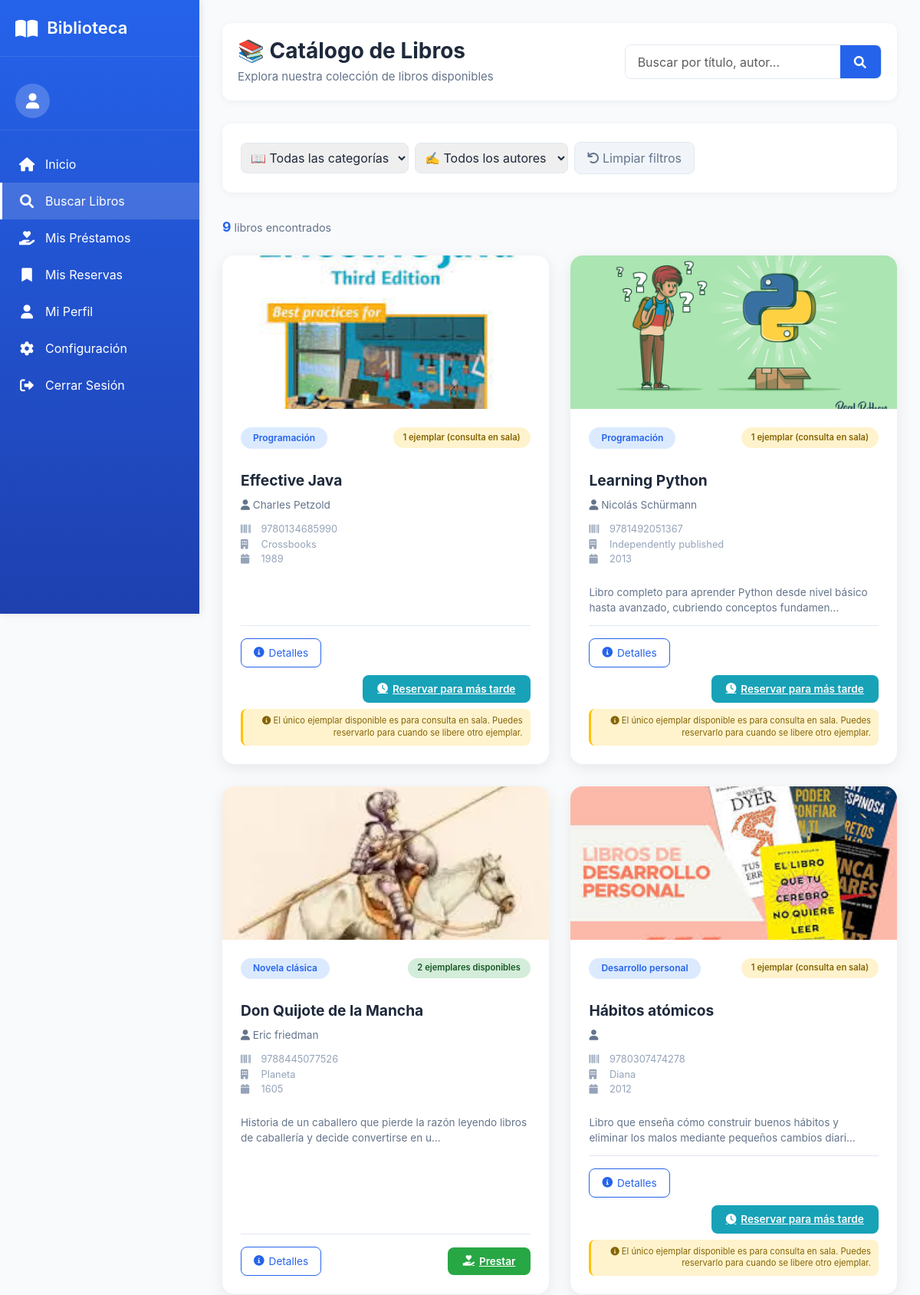
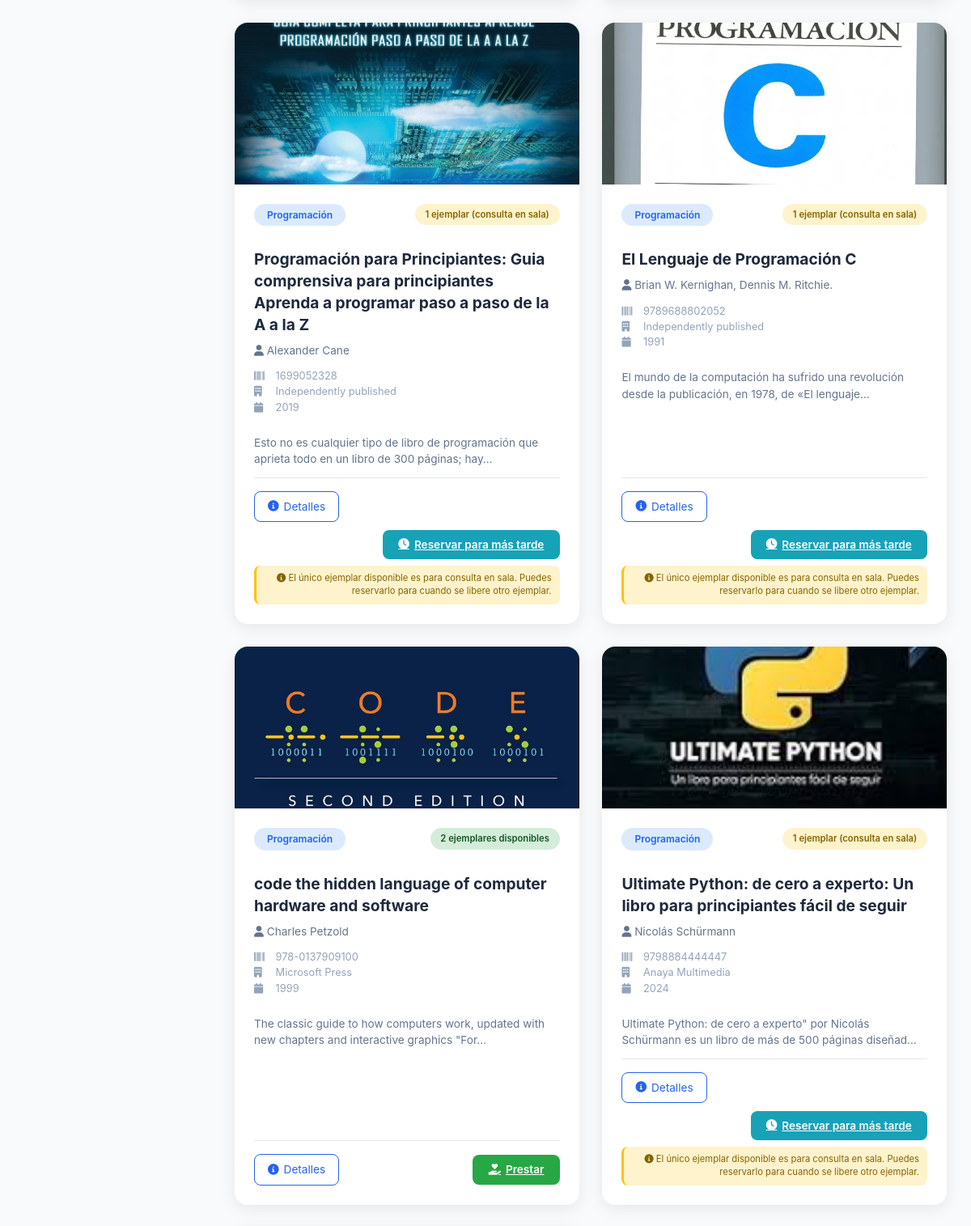
Screenshot of /catalogo/ (upper part) with the database file from the repository (2 pictures, top to bottom).
### catalogo/models.py (models this page shows, shortened)
class Categoria(models.Model):
    nombre = models.CharField(
        max_length=100,
        unique=True,
        verbose_name="Nombre de la categoría"
    )
    class Meta:
        verbose_name = "Categoría"
        verbose_name_plural = "Categorías"
        ordering = ['nombre']

class Libro(models.Model):
    activo = models.BooleanField(default=True, verbose_name="Activo")
    """Libros del catálogo"""
    isbn = models.CharField(
        max_length=20,
        unique=True,
        verbose_name="ISBN"
    )
    titulo = models.CharField(
        max_length=200,
        verbose_name="Título"
    )
    anio_publicacion = models.IntegerField(
        blank=True,
        null=True,
        verbose_name="Año de publicación"
    )
    descripcion = models.TextField(
        blank=True,
        null=True,
        verbose_name="Descripción / Sinopsis",
        help_text="Breve descripción o sinopsis del libro"
    )
    editorial = models.ForeignKey(
        Editorial,
        on_delete=models.PROTECT,
        verbose_name="Editorial"
    )
    categoria = models.ForeignKey(
        Categoria,
        on_delete=models.PROTECT,
        verbose_name="Categoría"
    )
    autores = models.ManyToManyField(
        Autor,
        through='LibroAutor',
        verbose_name="Autores"
    )
    imagen = models.ImageField(
        upload_to='libros/',
        blank=True,
        null=True,
        verbose_name="Imagen de tapa"
    )
    cantidad_total = models.IntegerField(
        default=0,
        verbose_name="Total de ejemplares"
    )
    inventario_disponible = models.IntegerField(
        default=0,
        verbose_name="Ejemplares disponibles"
    )
    class Meta:
        verbose_name = "Libro"
        verbose_name_plural = "Libros"

class Autor(models.Model):
    nombre = models.CharField(max_length=100)
    apellido = models.CharField(max_length=100)
    class Meta:
        verbose_name = "Autor"
        verbose_name_plural = "Autores"
    @property
    def nombre_completo(self):
        return f"{self.nombre} {self.apellido}"

class Editorial(models.Model):
    nombre = models.CharField(
        max_length=100,
        unique=True,
        verbose_name="Nombre de la editorial"
    )
    class Meta:
        verbose_name = "Editorial"
        verbose_name_plural = "Editoriales"

### catalogo/views.py (the view)
# urls.py: path('', views.catalogo_lista, name='catalogo_lista'),
def catalogo_lista(request):
    libros = Libro.objects.filter(
        activo=True,
        ejemplares__isnull=False
    ).distinct().order_by('-id')
    categorias = Categoria.objects.all()
    autores = Autor.objects.all()
    categoria_id = request.GET.get('categoria')
    autor_id = request.GET.get('autor')
    busqueda = request.GET.get('q')
    if categoria_id:
        libros = libros.filter(categoria_id=categoria_id)
    if autor_id:
        libros = libros.filter(autores__id=autor_id)
    if busqueda:
        libros = libros.filter(titulo__icontains=busqueda) | \
                 libros.filter(autores__nombre__icontains=busqueda) | \
                 libros.filter(autores__apellido__icontains=busqueda)
    libros_con_stock = []
    for libro in libros:
        total = Ejemplar.objects.filter(libro=libro).count()
        disponibles = Ejemplar.objects.filter(libro=libro, disponibilidad='DISPONIBLE').count()
        libro_data = {
            'id': libro.id,
            'isbn': libro.isbn,
            'titulo': libro.titulo,
            'anio_publicacion': libro.anio_publicacion,
            'descripcion': libro.descripcion,
            'editorial': libro.editorial,
            'categoria': libro.categoria,
            'autores': libro.autores.all(),
            'imagen': libro.imagen,
            'ejemplares_totales': total,
            'ejemplares_disponibles': disponibles,
            'primer_ejemplar_disponible': Ejemplar.objects.filter(
                libro=libro,
                disponibilidad='DISPONIBLE'
            ).first(),
            'activo': libro.activo,
        }
        libros_con_stock.append(libro_data)
    context = {
        'libros': libros_con_stock,
        'categorias': categorias,
        'autores': autores,
    }
    return render(request, 'catalogo/lista.html', context)

### templates/catalogo/lista.html (shortened to what this page needs)
{% extends 'base/menu_usuario.html' %}
{% load static %}
{% block main_content %}
<div class="content-header">
    <div class="page-title">
        <h1>📚 Catálogo de Libros</h1>
        <p>Explora nuestra colección de libros disponibles</p>
    </div>
    <div class="search-box">
        <form method="get" class="d-flex">
            <div class="input-group">
                <input type="text" name="q" class="form-control" placeholder="Buscar por título, autor..." value="{{ request.GET.q }}">
                <button type="submit">
                    <i class="fas fa-search"></i>
                </button>
            </div>
        </form>
    </div>
</div>
<div class="filtros-container">
    <form method="get" id="filtros-form" class="d-flex gap-2 flex-wrap align-items-center w-100">
        <select name="categoria" class="filtro-select" onchange="this.form.submit()">
            <option value="">📖 Todas las categorías</option>
        </select>
        <select name="autor" class="filtro-select" onchange="this.form.submit()">
            <option value="">✍️ Todos los autores</option>
        </select>
        <a href="{% url 'catalogo_lista' %}" class="btn-limpiar">
            <i class="fas fa-undo me-1"></i>Limpiar filtros
        </a>
    </form>
</div>
<div class="result-count">
    <strong>{{ libros|length }}</strong> libros encontrados
</div>
<div class="libros-grid">
    {% for libro in libros %}
        <div class="card-libro">
            {% if libro.imagen %}
                <img src="{{ libro.imagen.url }}" class="card-img-top" alt="{{ libro.titulo }}">
            {% else %}
                <img src="https://via.placeholder.com/350x200?text=Sin+imagen" class="card-img-top" alt="Sin imagen">
            {% endif %}
            <div class="card-body">
                <div class="d-flex justify-content-between align-items-start mb-3">
                    <span class="categoria-badge">{{ libro.categoria.nombre }}</span>
                    {% if libro.ejemplares_disponibles >= 2 %}
                        <span class="stock-badge stock-disponible">{{ libro.ejemplares_disponibles }} ejemplares disponibles</span>
                    {% elif libro.ejemplares_disponibles == 1 %}
                        <span class="stock-badge stock-consulta">1 ejemplar (consulta en sala)</span>
                    {% else %}
                        <span class="stock-badge stock-no">Sin ejemplares disponibles</span>
                    {% endif %}
                </div>
                <h3 class="card-title">{{ libro.titulo }}</h3>
                <div class="card-autores">
                    <i class="fas fa-user"></i>
                    {% for autor in libro.autores %}
                        {{ autor.nombre_completo }}{% if not forloop.last %}, {% endif %}
                    {% endfor %}
                </div>
                <div class="card-detalles">
                    <div><i class="fas fa-barcode"></i> {{ libro.isbn }}</div>
                    <div><i class="fas fa-building"></i> {{ libro.editorial.nombre }}</div>
                    {% if libro.anio_publicacion %}
                        <div><i class="fas fa-calendar"></i> {{ libro.anio_publicacion }}</div>
                    {% endif %}
                </div>
                {% if libro.descripcion %}
                    <div class="descripcion-corta">
                        {{ libro.descripcion|truncatechars:100 }}
                    </div>
                {% endif %}
                <div class="acciones-container">
                    <a href="{% url 'catalogo_detalle' libro.id %}" class="btn-detalles">
                        <i class="fas fa-info-circle"></i> Detalles
                    </a>
                    {% if libro.ejemplares_disponibles >= 2 %}
                        {% if libro.primer_ejemplar_disponible %}
                            <a href="{% url 'registrar_prestamo_usuario' libro.primer_ejemplar_disponible.id %}" class="btn-prestar">
                                <i class="fas fa-hand-holding-heart"></i> Prestar
                            </a>
                        {% endif %}
                    {% elif libro.ejemplares_disponibles == 1 %}
                        <div class="text-end">
                            <a href="{% url 'reservar_libro' libro.id %}" class="btn-reservar-consulta">
                                <i class="fas fa-clock"></i> Reservar para más tarde
                            </a>
                            <div class="mensaje-consulta">
                                <i class="fas fa-info-circle"></i>
                                El único ejemplar disponible es para consulta en sala. Puedes reservarlo para cuando se libere otro ejemplar.
                            </div>
                        </div>
                    {% elif libro.ejemplares_disponibles == 0 %}
                        <a href="{% url 'reservar_libro' libro.id %}" class="btn-reservar">
                            <i class="fas fa-bookmark"></i> Reservar
                        </a>
                    {% else %}
                        <button class="btn-detalles" disabled style="background: #6c757d; color: white; opacity: 0.6; cursor: not-allowed;">
                            <i class="fas fa-ban"></i> No disponible
                        </button>
                    {% endif %}
                </div>
            </div>
        </div>
    {% empty %}
        <div class="text-center py-5" style="grid-column: 1/-1;">
            <i class="fas fa-book-open" style="font-size: 4rem; color: #ccc;"></i>
            <h3 class="mt-3">No se encontraron libros</h3>
            <p class="text-muted">Probá con otros filtros o términos de búsqueda</p>
        </div>
    {% endfor %}
</div>
{% endblock %}

### templates/base/menu_usuario.html (style rules this page uses)
:root { --primary-blue: #2563eb; --dark-blue: #1e40af; --light-blue: #dbeafe; --text-dark: #1e293b; --text-light: #64748b; --sidebar-width: 260px; }
* { margin: 0; padding: 0; box-sizing: border-box; }
body { background-color: #f8fafc; font-family: 'Inter', -apple-system, BlinkMacSystemFont, sans-serif; color: var(--text-dark); display: flex; min-height: 100vh; }
.content-header { display: flex; justify-content: space-between; align-items: center; margin-bottom: 30px; background: white; padding: 20px; border-radius: 12px; box-shadow: 0 2px 10px rgba(0,0,0,0.05); }
.page-title h1 { font-size: 28px; font-weight: 700; color: var(--text-dark); margin-bottom: 5px; }
.page-title p { color: var(--text-light); font-size: 15px; margin: 0; }

### templates/catalogo/lista.html (style rules this page uses)
.search-box { max-width: 400px; }
.search-box .input-group { border-radius: 8px; overflow: hidden; border: 1px solid #e2e8f0; }
.search-box input { border: none; padding: 0.6rem 1rem; }
.search-box button { background: var(--primary-blue); color: white; border: none; padding: 0.6rem 1.2rem; }
.filtros-container { display: flex; gap: 1rem; flex-wrap: wrap; align-items: center; background: white; padding: 1.5rem; border-radius: 12px; margin-bottom: 2rem; box-shadow: 0 2px 10px rgba(0,0,0,0.05); }
.filtro-select { min-width: 200px; padding: 0.5rem; border: 1px solid #e2e8f0; border-radius: 8px; color: var(--text-dark); }
.btn-limpiar { background: #f1f5f9; color: var(--text-light); border: 1px solid #e2e8f0; padding: 0.5rem 1rem; border-radius: 8px; text-decoration: none; transition: all 0.3s; }
.libros-grid { display: grid; grid-template-columns: repeat(auto-fill, minmax(350px, 1fr)); gap: 1.8rem; margin-top: 1.5rem; }
.card-libro { border: none; border-radius: 16px; box-shadow: 0 5px 20px rgba(0,0,0,0.08); transition: all 0.3s; background: white; overflow: hidden; display: flex; flex-direction: column; }
.card-libro img { width: 100%; height: 200px; object-fit: cover; }
.card-body { padding: 1.5rem; flex: 1; display: flex; flex-direction: column; }
.categoria-badge { background: var(--light-blue); color: var(--primary-blue); padding: 0.3rem 1rem; border-radius: 20px; font-size: 0.75rem; font-weight: 600; display: inline-block; }
.card-title { color: var(--text-dark); font-weight: 700; margin: 0.75rem 0 0.5rem; font-size: 1.2rem; line-height: 1.4; }
.card-autores { color: var(--text-light); font-size: 0.85rem; margin-bottom: 0.75rem; }
.card-detalles { font-size: 0.8rem; color: #94a3b8; margin-bottom: 0.75rem; }
.card-detalles i { width: 18px; margin-right: 5px; }
.descripcion-corta { font-size: 0.85rem; color: var(--text-light); margin: 0.75rem 0; line-height: 1.5; }
.btn-detalles { background: white; border: 1px solid var(--primary-blue); color: var(--primary-blue); padding: 0.5rem 1rem; border-radius: 8px; text-decoration: none; font-size: 0.85rem; transition: all 0.3s; display: inline-flex; align-items: center; gap: 6px; }
.btn-prestar { background: #28a745; color: white; border: none; padding: 0.5rem 1.2rem; border-radius: 8px; font-weight: 600; font-size: 0.85rem; transition: all 0.3s; display: inline-flex; align-items: center; gap: 6px; }
.btn-reservar-consulta { background: #17a2b8; color: white; border: none; padding: 0.5rem 1.2rem; border-radius: 8px; font-weight: 600; font-size: 0.85rem; transition: all 0.3s; display: inline-flex; align-items: center; gap: 6px; }
.result-count { color: var(--text-light); margin-bottom: 1rem; font-size: 0.9rem; }
.result-count strong { color: var(--primary-blue); font-size: 1.1rem; }
.mensaje-consulta { font-size: 0.7rem; color: #856404; background: #fff3cd; padding: 8px 10px; border-radius: 8px; margin-top: 8px; border-left: 3px solid #ffc107; line-height: 1.4; }
.acciones-container { margin-top: auto; padding-top: 1rem; border-top: 1px solid #e2e8f0; display: flex; justify-content: space-between; align-items: center; flex-wrap: wrap; gap: 10px; }
.stock-badge { font-size: 0.7rem; font-weight: 600; padding: 0.3rem 0.8rem; border-radius: 20px; }
.stock-disponible { background: #d4edda; color: #155724; }
.stock-consulta { background: #fff3cd; color: #856404; }

### rows the page displays
Categoria: categoria.nombre "Programación" "Programación" "Programación" "Programación" "Programación" "Programación"
Libro: titulo "Effective Java", isbn "9780134685990"
Autor: nombre_completo "Charles Petzold"
Editorial: editorial.nombre "Crossbooks"
Libro: titulo "Learning Python", isbn "9781492051367", descripcion "Libro completo para aprender Python desde nivel básico hasta avanzado, cubriendo conceptos fundamen…"
Autor: nombre_completo "Nicolás Schürmann"
Editorial: editorial.nombre "Independently published" "Independently published" "Independently published"
Categoria: categoria.nombre "Novela clásica"
Libro: titulo "Don Quijote de la Mancha", isbn "9788445077526", descripcion "Historia de un caballero que pierde la razón leyendo libros de caballería y decide convertirse en u…"
Autor: nombre_completo "Eric friedman"
Editorial: editorial.nombre "Planeta"
Categoria: categoria.nombre "Desarrollo personal"
Libro: titulo "Hábitos atómicos", isbn "9780307474278", descripcion "Libro que enseña cómo construir buenos hábitos y eliminar los malos mediante pequeños cambios diari…"
Editorial: editorial.nombre "Diana"
Libro: titulo "Programación para Principiantes: Guia comprensiva para principiantes Aprenda a programar paso a paso de la A a la Z", isbn "1699052328", descripcion "Esto no es cualquier tipo de libro de programación que aprieta todo en un libro de 300 páginas; hay…"
Autor: nombre_completo "Alexander Cane"
Libro: imagen "libros/1.webp" (drawn), titulo "El Lenguaje de Programación C", isbn "9789688802052", descripcion "El mundo de la computación ha sufrido una revolución desde la publicación, en 1978, de «El lenguaje…"
Autor: nombre_completo "Brian W. Kernighan"
Autor: nombre_completo "Dennis M. Ritchie."
Libro: titulo "code the hidden language of computer hardware and software", isbn "978-0137909100", descripcion "The classic guide to how computers work, updated with new chapters and interactive graphics \"For…"
Editorial: editorial.nombre "Microsoft Press"
Libro: titulo "Ultimate Python: de cero a experto: Un libro para principiantes fácil de seguir", isbn "9798884444447", descripcion "Ultimate Python: de cero a experto\" por Nicolás Schürmann es un libro de más de 500 páginas diseñad…"
Editorial: editorial.nombre "Anaya Multimedia"

### other values shown
{{ libros|length }} "9"
{{ libro.anio_publicacion }} "1989" "2013" "1605" "2012" "2019" "1991" "1999" "2024"
{{ libro.ejemplares_disponibles }} "2" "2"
